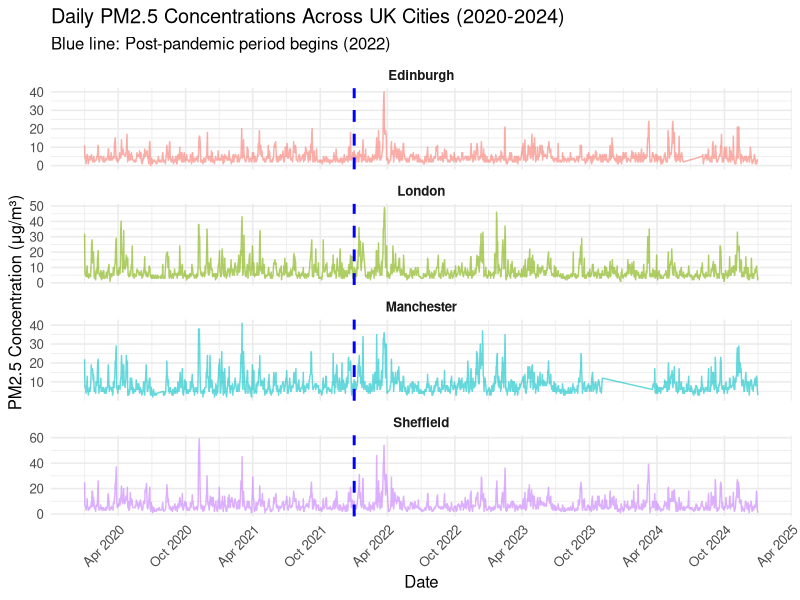
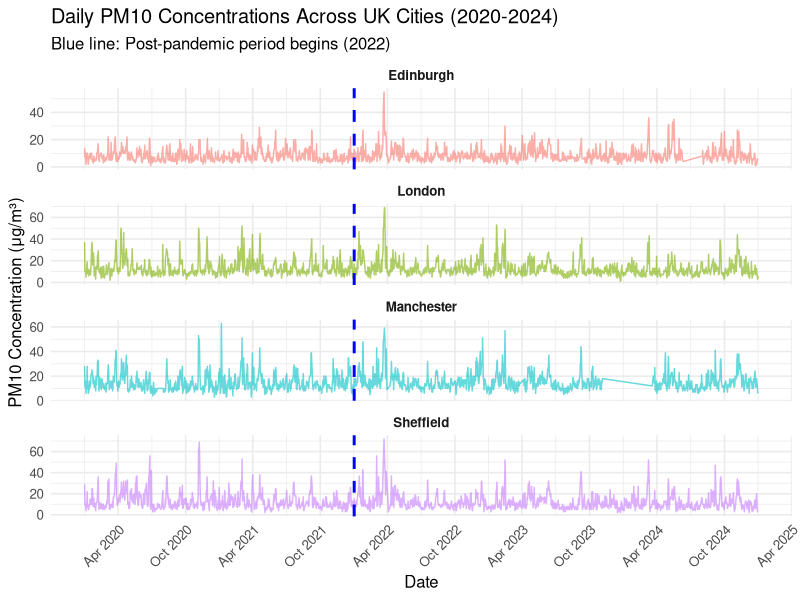
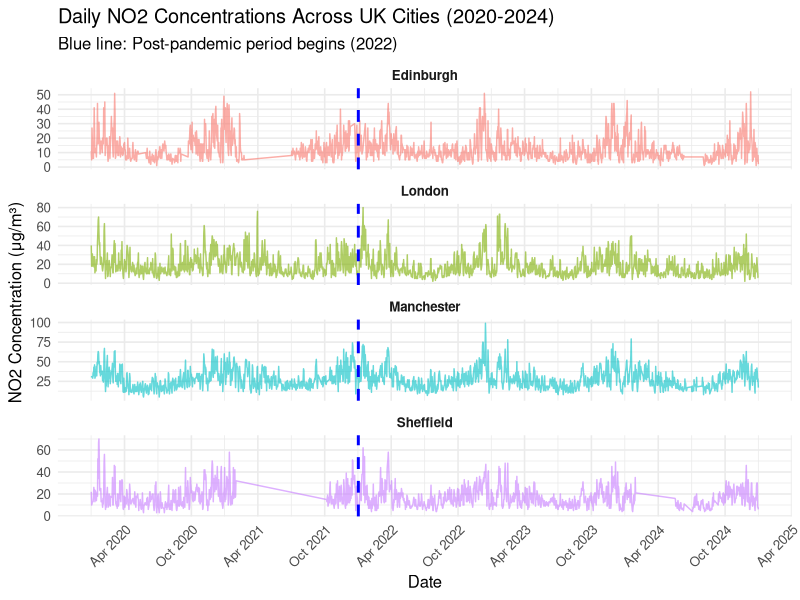
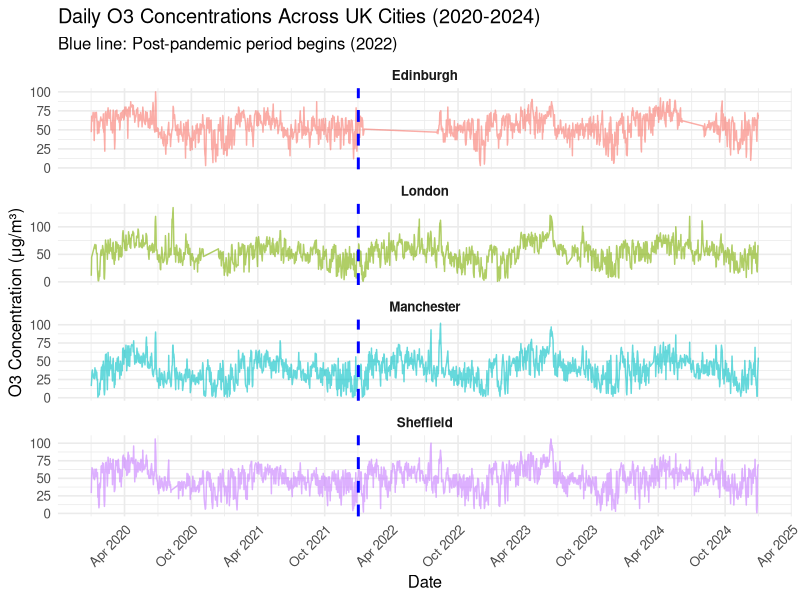
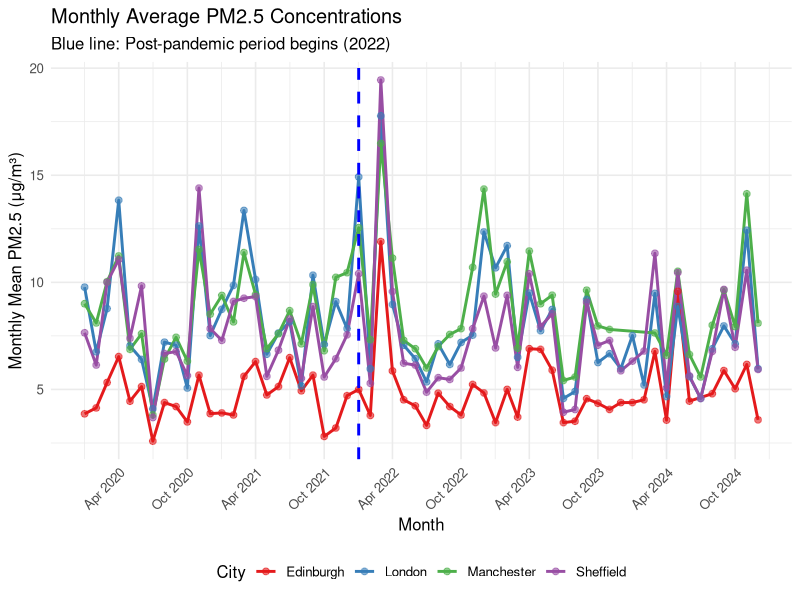
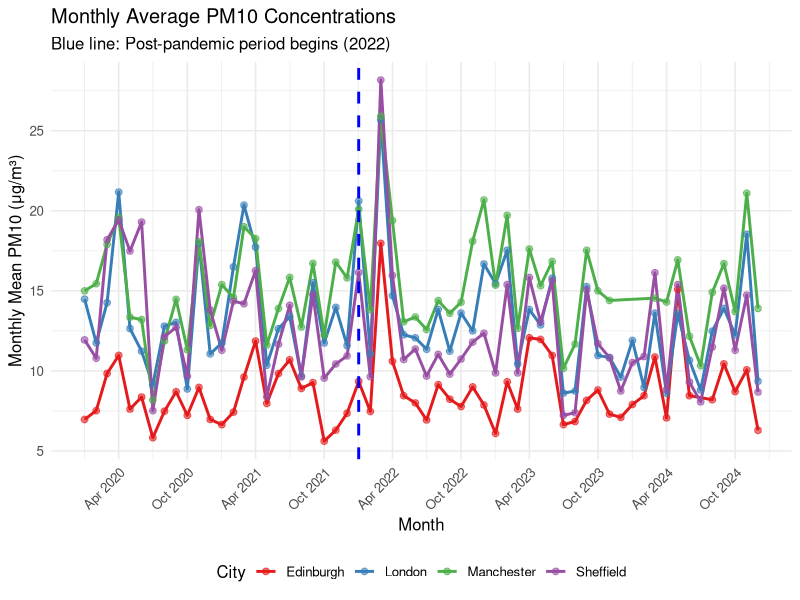
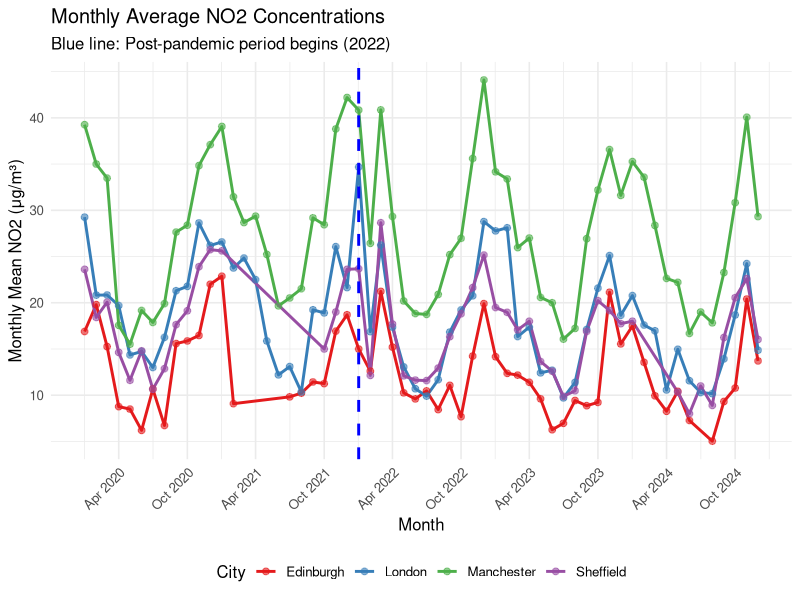
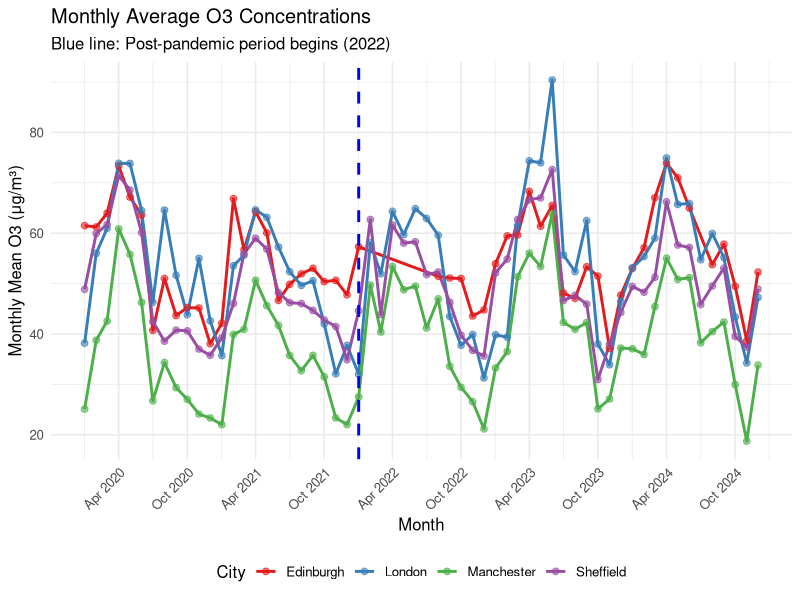

Recreate these plots in R, in order.
# ==============================================================================
# UK Air Quality Analysis - Research Question 1 (EDA)
# How did daily concentrations of PM₂.₅, PM₁₀, NO₂, and O₃ vary across 
# major UK cities during and after COVID-19 pandemic (2020-2024)?
# ==============================================================================

# ------------------------------------------------------------------------------
# 1. SETUP: Load Required Packages
# ------------------------------------------------------------------------------

install.packages(c("tidyverse", "lubridate", "ggplot2", "patchwork"))

library(tidyverse)    # Data manipulation and visualisation
library(lubridate)    # Date handling
library(ggplot2)      # Plotting (also loaded via tidyverse, but explicit here)
library(patchwork)    # Combining multiple plots

# Set theme for all plots
theme_set(theme_minimal(base_size = 12))

# Create processed_data directory if it doesn't exist
dir.create("processed_data", showWarnings = FALSE)

# Option to save plots to files (set to TRUE to speed up execution)
save_plots_to_file <- TRUE  # Change to FALSE if you only want to see plots in RStudio

# Create output directory for plots if saving
if (save_plots_to_file) {
  dir.create("plots", showWarnings = FALSE)
  cat("Plots will be saved to 'plots/' directory\n")
}

# ------------------------------------------------------------------------------
# 2. DATA IMPORT AND CLEANING
# ------------------------------------------------------------------------------

# NOTE: Skip first 10 rows (3 header + 7 metadata rows) to get to column headers
raw_data <- read_csv("uk_air_quality_data.csv", skip = 10, show_col_types = FALSE)

# View structure
glimpse(raw_data)

# Clean and reshape the data
##  Rename first column to Date and convert it into a proper date format
air_quality <- raw_data %>%
  rename(Date = 1) %>%  
  mutate(Date = as.Date(Date, format = "%m/%d/%Y")) %>%
  # Select only pollutant value columns (exclude status/flag columns)
  select(
    Date,
    # Edinburgh
    Edin_O3   = 2, Edin_NO2  = 4, Edin_SO2  = 6, Edin_CO   = 8, 
    Edin_PM10 = 10, Edin_PM25 = 12,
    
    # London
    Lon_O3   = 14, Lon_NO2  = 16, Lon_SO2  = 18, Lon_CO   = 20,
    Lon_PM10 = 22, Lon_PM25 = 24,
    
    # Manchester
    Man_O3   = 26, Man_NO2  = 28, Man_SO2  = 30, 
    Man_PM10 = 32, Man_PM25 = 34,
    
    # Sheffield
    Shef_O3  = 36, Shef_NO2 = 38, 
    Shef_PM10 = 40, Shef_PM25 = 42
  ) %>%
  # Convert all pollutant columns to numeric (handles "No data" as NA)
  mutate(across(-Date, ~as.numeric(as.character(.)))) %>%
  # Filter out rows with invalid dates
  filter(!is.na(Date))

glimpse(air_quality)
colSums(is.na(air_quality))


# Create long format for easier analysis
air_quality_long <- air_quality %>%
  pivot_longer(
    cols = -Date,
    names_to = c("City", "Pollutant"),
    names_sep = "_",
    values_to = "Concentration"
  ) %>%
  # Clean city names
  mutate(
    City = case_when(
      City == "Edin" ~ "Edinburgh",
      City == "Lon" ~ "London",
      City == "Man" ~ "Manchester",
      City == "Shef" ~ "Sheffield"
    ),
    # Clean pollutant names
    Pollutant = case_when(
      Pollutant == "PM25" ~ "PM2.5",
      Pollutant == "PM10" ~ "PM10",
      Pollutant == "NO2" ~ "NO2",
      Pollutant == "O3" ~ "O3",
      Pollutant == "SO2" ~ "SO2",
      Pollutant == "CO" ~ "CO"
    )
  ) %>%
  # Add temporal variables
  mutate(
    Year = year(Date),
    Month = month(Date),
    YearMonth = floor_date(Date, "month"),
    # Define pandemic period: 2020-2021 (Pandemic) vs 2022-2024 (Post-pandemic)
    Period = case_when(
      Year >= 2020 & Year <= 2021 ~ "Pandemic",
      Year >= 2022 ~ "Post-Pandemic"
    ),
    Period = factor(Period, levels = c("Pandemic", "Post-Pandemic"))
  )



# Summary statistics (BEFORE removing NAs)
cat("\n=== DATA SUMMARY ===\n")
cat("Date range:", min(air_quality_long$Date, na.rm = TRUE), "to", max(air_quality_long$Date, na.rm = TRUE), "\n")
cat("Total rows in long format:", nrow(air_quality_long), "\n")
cat("Cities:", paste(unique(air_quality_long$City), collapse = ", "), "\n")
cat("Pollutants:", paste(unique(air_quality_long$Pollutant), collapse = ", "), "\n\n")
colSums(is.na(air_quality_long))

# Check data completeness by city and pollutant (BEFORE removing NAs)
cat("=== DATA COMPLETENESS CHECK ===\n")
data_completeness <- air_quality_long %>%
  group_by(City, Pollutant) %>%
  summarise(
    n_obs = n(),
    n_missing = sum(is.na(Concentration)),
    pct_complete = round((1 - n_missing/n_obs) * 100, 2),
    .groups = "drop"
  )
print(data_completeness)

# Now remove rows with missing concentration values for analysis
air_quality_long <- air_quality_long %>%
  filter(!is.na(Concentration))

cat("\nRows after removing NAs:", nrow(air_quality_long), "\n")

# ------------------------------------------------------------------------------
# STEP 1.1: DAILY TIME-SERIES PLOTS
# ------------------------------------------------------------------------------

cat("\n=== STEP 1.1: Daily Time-Series Plots ===\n")

# Focus on key pollutants for RQ1
key_pollutants <- c("PM2.5", "PM10", "NO2", "O3")
length(key_pollutants)

# Check row counts for each pollutant
total_rows <- 0

# Total Number of rows
for (poll in key_pollutants) {
  n_rows <- nrow(air_quality_long %>% filter(Pollutant == poll))
  cat(poll, ":", n_rows, "rows\n")
}
cat("----------------------------\n")
cat("Total :", nrow(air_quality_long %>% filter(Pollutant %in% key_pollutants)), "rows\n")

# Create daily time series for each pollutant
for (poll in key_pollutants) {
  cat("\nGenerating plot for", poll, "...\n")
  
  p <- air_quality_long %>%
    filter(Pollutant == poll) %>%
    ggplot(aes(x = Date, y = Concentration, color = City)) +
    geom_line(alpha = 0.6, linewidth = 0.5) +  
    geom_vline(xintercept = as.Date("2022-01-01"), 
               linetype = "dashed", color = "blue", linewidth = 1) +
    facet_wrap(~City, ncol = 1, scales = "free_y") +
    labs(
      title = paste("Daily", poll, "Concentrations Across UK Cities (2020-2024)"),
      subtitle = "Blue line: Post-pandemic period begins (2022)",
      x = "Date",
      y = paste(poll, "Concentration (μg/m³)"),
      color = "City"
    ) +
    scale_x_date(date_breaks = "6 months", date_labels = "%b %Y") +
    theme(
      legend.position = "none",
      axis.text.x = element_text(angle = 45, hjust = 1),
      strip.text = element_text(face = "bold")
    )
  
  if (save_plots_to_file) {
    # Save to file (much faster than displaying)
    ggsave(
      filename = paste("plots/daily_timeseries_", poll, ".png"),
      plot = p,
      width = 12,
      height = 10,
      dpi = 300
    )
    cat("  Saved: plots/daily_timeseries_", poll, ".png\n", sep = "")
  } else {
    # Display in RStudio (slower)
    print(p)
    cat("  Plot for", poll, "displayed.\n")
  }
}

# ------------------------------------------------------------------------------
# STEP 1.2: MONTHLY TRENDS (CLEANER VIEW)
# ------------------------------------------------------------------------------

cat("\n=== STEP 1.2: Monthly Trend Analysis ===\n")


# Calculate monthly averages
monthly_data <- air_quality_long %>%
  filter(Pollutant %in% key_pollutants) %>%
  group_by(City, Pollutant, YearMonth) %>%
  summarise(
    Monthly_Mean = mean(Concentration, na.rm = TRUE),
    Monthly_SD = sd(Concentration, na.rm = TRUE),
    n_days = n(),
    .groups = "drop"
  )

# Plot monthly trends for each pollutant
for (poll in key_pollutants) {
  cat("\nGenerating monthly plot for", poll, "...\n")
  
  p <- monthly_data %>%
    filter(Pollutant == poll) %>%
    ggplot(aes(x = YearMonth, y = Monthly_Mean, color = City, group = City)) +
    geom_line(linewidth = 1) +
    geom_point(size = 2, alpha = 0.6) +
    geom_vline(xintercept = as.Date("2022-01-01"), 
               linetype = "dashed", color = "blue", linewidth = 1) +
    labs(
      title = paste("Monthly Average", poll, "Concentrations"),
      subtitle = "Blue line: Post-pandemic period begins (2022)",
      x = "Month",
      y = paste("Monthly Mean", poll, "(μg/m³)"),
      color = "City"
    ) +
    scale_x_date(date_breaks = "6 months", date_labels = "%b %Y") +
    scale_color_brewer(palette = "Set1") +
    theme(
      axis.text.x = element_text(angle = 45, hjust = 1),
      legend.position = "bottom"
    )
  
  # Also save to file
  if (save_plots_to_file) {
    ggsave(
      filename = paste0("plots/monthly_trend_", poll, ".png"),
      plot = p,
      width = 12,
      height = 6,
      dpi = 300
    )
    cat("  Saved: plots/monthly_trend_", poll, ".png\n", sep = "")
  } else {
    # Display in RStudio (slower)
    print(p)
    cat("  Plot for", poll, "displayed.\n")
  }
  
  cat("  Monthly plot for", poll, "completed.\n")
}

# ------------------------------------------------------------------------------
# STEP 1.3: PANDEMIC VS POST-PANDEMIC COMPARISON
# ------------------------------------------------------------------------------

cat("\n=== STEP 1.3: Pandemic vs Post-Pandemic Comparison ===\n")

# Filter for Pandemic (2020-2021) and Post-Pandemic (2022-2024) periods
comparison_data <- air_quality_long %>%
  filter(
    Pollutant %in% key_pollutants,
    !is.na(Period)  # This will include both periods
  )

print(nrow(comparison_data))

# Statistical summary
period_summary <- comparison_data %>%
  group_by(City, Pollutant, Period) %>%
  summarise(
    Mean = mean(Concentration, na.rm = TRUE),
    Median = median(Concentration, na.rm = TRUE),
    SD = sd(Concentration, na.rm = TRUE),
    Q25 = quantile(Concentration, 0.25, na.rm = TRUE),
    Q75 = quantile(Concentration, 0.75, na.rm = TRUE),
    n = n(),
    .groups = "drop"
  )

print(period_summary)
write_csv(period_summary, "processed_data/period_summary.csv")


# Boxplots comparing periods
# Boxplots are reasonably fast, so we display AND save them
for (poll in key_pollutants) {
  cat("\nGenerating boxplot for", poll, "...\n")
  
  p <- comparison_data %>%
    filter(Pollutant == poll) %>%
    ggplot(aes(x = City, y = Concentration, fill = Period)) +
    geom_boxplot(outlier.alpha = 0.3, outlier.size = 0.5) +  # Smaller outliers for speed
    labs(
      title = paste(poll, "Concentrations: Pandemic vs Post-Pandemic"),
      x = "City",
      y = paste(poll, "Concentration (μg/m³)"),
      fill = "Period"
    ) +
    scale_fill_manual(values = c("Pandemic" = "#E69F00", "Post-Pandemic" = "#56B4E9")) +
    theme(
      axis.text.x = element_text(angle = 45, hjust = 1),
      legend.position = "bottom"
    )
  
  # Also save to file
  if (save_plots_to_file) {
    ggsave(
      filename = paste("plots/boxplot_comparison_", poll, ".png"),
      plot = p,
      width = 10,
      height = 6,
      dpi = 300
    )
    cat("  Saved: plots/boxplot_comparison_", poll, ".png\n", sep = "")
  } else {
    # Display in RStudio (slower)
    print(p)
    cat("  Plot for", poll, "displayed.\n")
  }
   
  cat("  Boxplot for", poll, "completed.\n")
}

# Perform t-tests for each city and pollutant
cat("\n=== Statistical Tests (Pandemic vs Post-Pandemic) ===\n")
test_results <- comparison_data %>%
  group_by(City, Pollutant) %>%
  summarise(
    t_test = list(t.test(
      Concentration[Period == "Pandemic"],
      Concentration[Period == "Post-Pandemic"]
    )),
    .groups = "drop"
  ) %>%
  mutate(
    p_value = map_dbl(t_test, ~.$p.value),
    mean_pandemic = map_dbl(t_test, ~.$estimate[1]),
    mean_post = map_dbl(t_test, ~.$estimate[2]),
    difference = mean_post - mean_pandemic,
    significant = ifelse(p_value < 0.05, "Yes", "No")
  ) %>%
  select(-t_test)

print(test_results)
write_csv(test_results, "processed_data/test_results.csv")

# ------------------------------------------------------------------------------
# STEP 1.4: POLLUTANT RELATIONSHIPS (FOR MODELLING)
# ------------------------------------------------------------------------------

cat("\n=== STEP 1.4: Pollutant Relationships ===\n")

# Create wide format for correlation analysis
pollutant_wide <- air_quality_long %>%
  filter(Pollutant %in% key_pollutants) %>%
  select(Date, City, Pollutant, Concentration, Period) %>%
  pivot_wider(
    names_from = Pollutant,
    values_from = Concentration
  )
colSums(is.na(pollutant_wide))

cat("\n--- Correlation Matrices by City and Period in console ---\n")
for (city in unique(pollutant_wide$City)) {
  for (period in c("Pandemic", "Post-Pandemic")) {

    city_period_data <- pollutant_wide %>%
      filter(City == city, Period == period) %>%
      select(all_of(key_pollutants)) %>%
      drop_na()

    if (nrow(city_period_data) > 30) {
      cat("\n", city, "-", period, "(n =", nrow(city_period_data), "):\n")
      cor_matrix <- cor(city_period_data, use = "complete.obs")
      print(round(cor_matrix, 3))
    } else {
      cat("\n", city, "-", period, ": skipped (n =", nrow(city_period_data), ")\n")
    }
  }
}


# Scatterplot: PM2.5 vs NO2
cat("\nGenerating scatterplot: PM2.5 vs NO2...\n")
p1 <- pollutant_wide %>%
  ggplot(aes(x = NO2, y = PM2.5, color = City)) +
  geom_point(alpha = 0.3, size = 0.8, na.rm = TRUE) +  # Smaller points for speed
  geom_smooth(method = "lm", se = TRUE, linewidth = 1, na.rm = TRUE) +
  facet_wrap(~City, scales = "free") +
  labs(
    title = "PM2.5 vs NO2 Relationship",
    x = "NO2 Concentration (μg/m³)",
    y = "PM2.5 Concentration (μg/m³)"
  ) +
  scale_color_brewer(palette = "Set1") +
  theme(legend.position = "none")

# Scatterplot: PM2.5 vs PM10
cat("Generating scatterplot: PM2.5 vs PM10...\n")
p2 <- pollutant_wide %>%
  ggplot(aes(x = PM10, y = PM2.5, color = City)) +
  geom_point(alpha = 0.3, size = 0.8) +
  geom_smooth(method = "lm", se = TRUE, linewidth = 1) +
  facet_wrap(~City, scales = "free") +
  labs(
    title = "PM2.5 vs PM10 Relationship",
    x = "PM10 Concentration (μg/m³)",
    y = "PM2.5 Concentration (μg/m³)"
  ) +
  scale_color_brewer(palette = "Set1") +
  theme(legend.position = "none")

# Scatterplot: PM2.5 vs O3
cat("Generating scatterplot: PM2.5 vs O3...\n")
p3 <- pollutant_wide %>%
  ggplot(aes(x = O3, y = PM2.5, color = City)) +
  geom_point(alpha = 0.3, size = 0.8) +
  geom_smooth(method = "lm", se = TRUE, linewidth = 1) +
  facet_wrap(~City, scales = "free") +
  labs(
    title = "PM2.5 vs O3 Relationship",
    x = "O3 Concentration (μg/m³)",
    y = "PM2.5 Concentration (μg/m³)"
  ) +
  scale_color_brewer(palette = "Set1") +
  theme(legend.position = "bottom")

# Combined correlation plot
cat("Creating combined correlation plot...\n")
combined_plot <- (p1 / p2 / p3) +
  plot_annotation(
    title = "Pollutant Relationships for Predictive Modelling",
    subtitle = "Linear relationships with 95% confidence intervals"
  )

# Save scatterplots to file
if (save_plots_to_file) {
  ggsave(
    filename = "plots/scatterplot_PM25_vs_NO2.png",
    plot = p1,
    width = 12,
    height = 8,
    dpi = 300
  )
  ggsave(
    filename = "plots/scatterplot_PM25_vs_PM10.png",
    plot = p2,
    width = 12,
    height = 8,
    dpi = 300
  )
  ggsave(
    filename = "plots/scatterplot_PM25_vs_O3.png",
    plot = p3,
    width = 12,
    height = 8,
    dpi = 300
  )
  ggsave(
    filename = "plots/scatterplot_combined.png",
    plot = combined_plot,
    width = 12,
    height = 14,
    dpi = 300
  )
  cat("Scatterplots saved to plots/ directory\n")
} else {
  # Display plots in RStudio
  print(p1)
  cat("  PM2.5 vs NO2 plot displayed.\n")
  
  print(p2)
  cat("  PM2.5 vs PM10 plot displayed.\n")
  
  print(p3)
  cat("  PM2.5 vs O3 plot displayed.\n")
  
  print(combined_plot)
  cat("  Combined plot displayed.\n")
}

# ------------------------------------------------------------------------------
# SUMMARY STATISTICS TABLE
# ------------------------------------------------------------------------------

cat("\n=== OVERALL SUMMARY STATISTICS PER CITY AND POLLUTANT ===\n")

overall_summary <- air_quality_long %>%
  filter(Pollutant %in% key_pollutants) %>%
  group_by(City, Pollutant) %>%
  summarise(
    N_obs = n(),
    Mean = mean(Concentration, na.rm = TRUE),
    Median = median(Concentration, na.rm = TRUE),
    SD = sd(Concentration, na.rm = TRUE),
    Min = min(Concentration, na.rm = TRUE),
    Max = max(Concentration, na.rm = TRUE),
    .groups = "drop"
  )

print(overall_summary)

# ------------------------------------------------------------------------------
# SAVE PROCESSED DATA FOR FUTURE ANALYSIS (RQ2 & RQ3)
# ------------------------------------------------------------------------------

# Save clean datasets
write_csv(air_quality_long, "processed_data/air_quality_clean_long.csv")
write_csv(pollutant_wide, "processed_data/air_quality_clean_wide.csv")
write_csv(monthly_data, "processed_data/air_quality_monthly.csv")

cat("\n=== Analysis Complete ===\n")
cat("Clean datasets saved:\n")
cat("  - processed_data/air_quality_clean_long.csv\n")
cat("  - processed_data/air_quality_clean_wide.csv\n")
cat("  - processed_data/air_quality_monthly.csv\n")